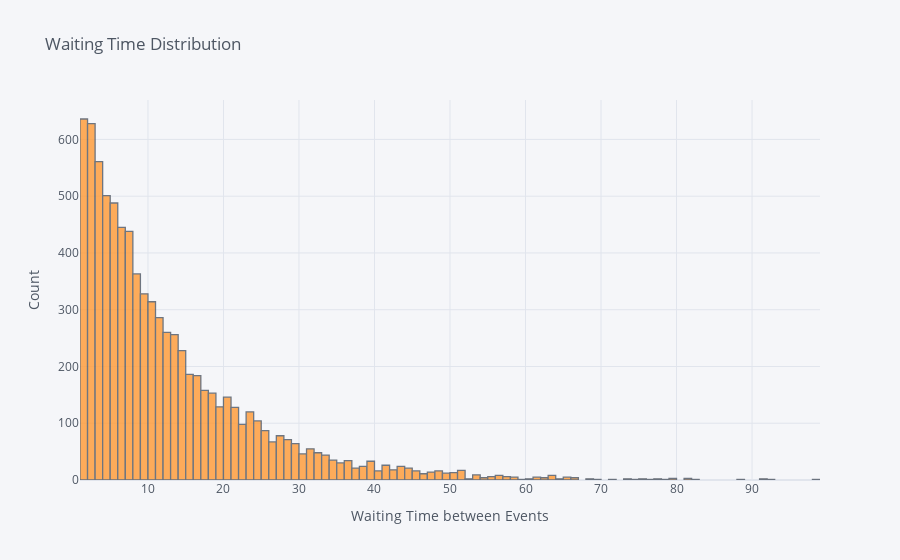

The notebook cell this image was saved under:
### Code cell
plot_hist_waiting_time(waiting_times, title='Waiting Time Distribution')

### Figure 1 — Plotly figure (JSON) as saved in the notebook; plotly's stock layout.template omitted (floating-point values rounded to 4 significant figures; data arrays with more than 128 entries replaced by an {"elided": "..."} marker saying what was removed)
{"data": [{"autobinx": false, "histfunc": "count", "histnorm": "", "marker": {"color": "rgba(255, 153, 51, 1.0)", "line": {"color": "#4D5663", "width": 1.3}}, "name": "0", "opacity": 0.8, "orientation": "v", "type": "histogram", "x": {"elided": "8176 int values"}, "xbins": {"end": 100, "size": 1, "start": 0}}], "layout": {"barmode": "overlay", "legend": {"bgcolor": "#F5F6F9", "font": {"color": "#4D5663"}}, "paper_bgcolor": "#F5F6F9", "plot_bgcolor": "#F5F6F9", "title": {"font": {"color": "#4D5663"}, "text": "Waiting Time Distribution"}, "xaxis": {"gridcolor": "#E1E5ED", "showgrid": true, "tickfont": {"color": "#4D5663"}, "title": {"font": {"color": "#4D5663"}, "text": "Waiting Time between Events"}, "zerolinecolor": "#E1E5ED"}, "yaxis": {"gridcolor": "#E1E5ED", "showgrid": true, "tickfont": {"color": "#4D5663"}, "title": {"font": {"color": "#4D5663"}, "text": "Count"}, "zerolinecolor": "#E1E5ED"}}}
